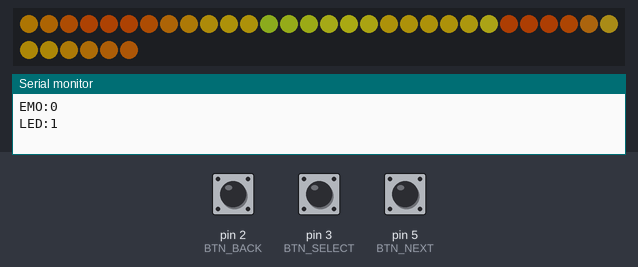
Simulated run of this sketch. Board: Arduino Uno, built with avr-gcc and run on an emulated ATmega328P. On the bench: 36 RGB LEDs in strip order, left to right, continuing on the next row, the last lines printed to the serial monitor. The test bench sets the inputs (shaded band); at power-on: pin 5 (BTN_NEXT) HIGH, pin 2 (BTN_BACK) HIGH, pin 3 (BTN_SELECT) HIGH. Dim RGB values are drawn brighter than linear.

Above: at 1.2 s.
1.3 s: pin 5 (BTN_NEXT) pulled LOW for 0.15 s
At 1.71 s:
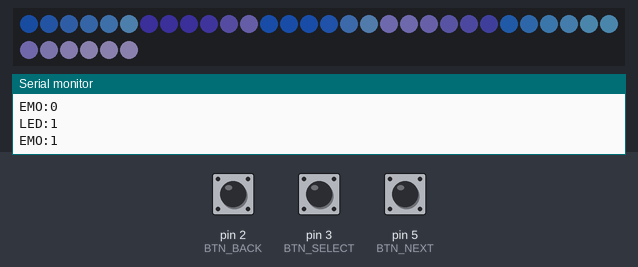
2.0 s: pin 5 (BTN_NEXT) pulled LOW for 1 s
At 2.34 s:
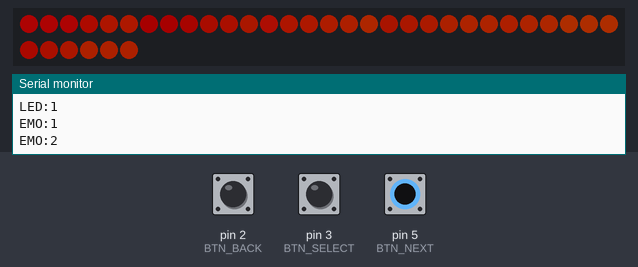
3.6 s: pin 2 (BTN_BACK) pulled LOW for 0.15 s
At 3.9 s:
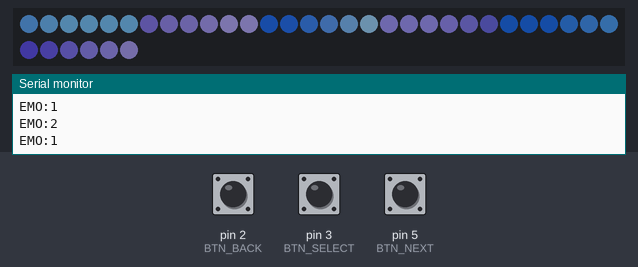
4.3 s: pin 2 (BTN_BACK) pulled LOW for 1 s
At 5.46 s:
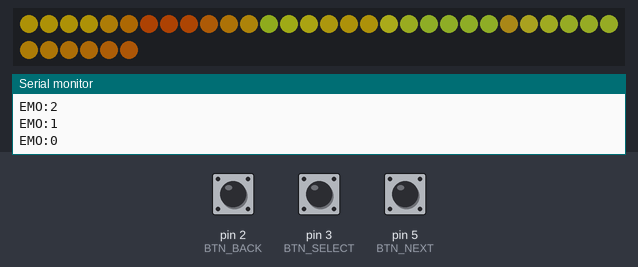
5.9 s: pin 2 (BTN_BACK) pulled LOW for 0.15 s
At 6.09 s:
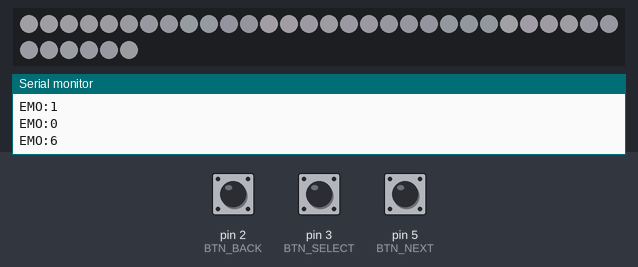
6.6 s: pin 2 (BTN_BACK) pulled LOW for 3.2 s
At 9.15 s:
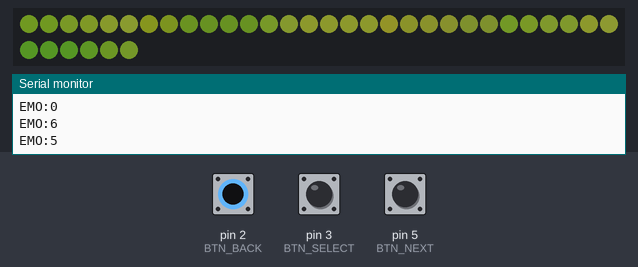
Timing chart, 0 to 10.7 s (numbered marks = the images above; inputs shaded):
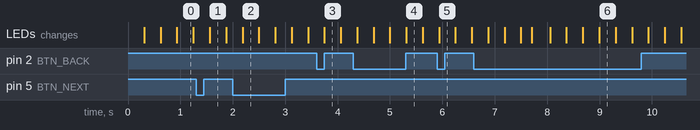

Measured:
- after the input at 1.3 s, the LEDs: change after 0.26 s (image 1)
- after the input at 2.0 s, the LEDs: change after 0.19 s (image 2)
- after the input at 3.6 s, the LEDs: change after 0.15 s (image 3)
- after the input at 4.3 s, the LEDs: first change after 0.07 s (image 4 shows a later state)
- after the input at 5.9 s, the LEDs: change at once (image 5)
- after the input at 6.6 s, the LEDs: first change after 0.28 s (image 6 shows a later state)

The sketch:

nano_neopixel_switch_test.ino
```cpp
/*
 * NeoPixel + 키보드 스위치 테스트
 *
 * - Back(D2) / Next(D5): 0~6 감정 라이트 효과 순환 (이전 / 다음)
 * - Select(D3): 전체 NeoPixel 끄기 ↔ 켜기 토글 (켜져 있을 때만 색 표시)
 *
 * INPUT_PULLUP — 누름 = LOW. 팔레트는 nano_neopixel_emotion_test.ino 와 맞춰 두었음(동기화 유지).
 *
 * 감정 번호 (절대 삭제·축약하지 말 것):
 *   0 = JOY  1 = SADNESS  2 = ANGER  3 = FEAR  4 = LOVE  5 = DISGUST  6 = NEUTRAL
 *
 * USB 시리얼(115200): 라즈베리파이가 읽어 e-ink 에 표시
 *   EMO:<0-6>  — 감정 변경 시
 *   LED:<0|1> — Select 로 전체 끔(0) / 켬(1) 시
 */

#include <Adafruit_NeoPixel.h>

#define BTN_BACK 2
#define BTN_SELECT 3
#define BTN_NEXT 5

#define NEOPIXEL_PIN 7
#define NUM_PIXELS 36
#define GROUP_SIZE 6
#define BRIGHTNESS_MAX 50

#define BREATH_SPEED 0.0021f
#define BREATH_AMP 0.50f
#define BREATH_SHIMMER_AMP 0.14f
#define BREATH_SHIMMER_MULT 2.55f

#define BTN_COOLDOWN_MS 220U

// USB→라즈베리 수신 경로 확인용. 1로 두고 업로드하면 loop()에서 주기적으로 LINK:줄을 보냄.
// Pi에서 바이트가 전혀 안 보일 때(충전 전용 케이블·다른 tty·펌웨어 미적용) 구분에 사용. 확인 후 0으로 되돌릴 것.
#define SERIAL_LINK_TEST 0

#if (NUM_PIXELS % GROUP_SIZE) != 0
#error "NUM_PIXELS must be a multiple of GROUP_SIZE"
#endif

#define NUM_GROUPS (NUM_PIXELS / GROUP_SIZE)

Adafruit_NeoPixel strip(NUM_PIXELS, NEOPIXEL_PIN, NEO_GRB + NEO_KHZ800);

typedef struct {
  uint8_t rs, gs, bs;
  uint8_t re, ge, be;
} SegGrad;

static void lerpRgb(const SegGrad *sg, float t, uint8_t *r, uint8_t *g, uint8_t *b) {
  if (t < 0.0f) {
    t = 0.0f;
  }
  if (t > 1.0f) {
    t = 1.0f;
  }
  *r = (uint8_t)((float)sg->rs + ((float)sg->re - (float)sg->rs) * t);
  *g = (uint8_t)((float)sg->gs + ((float)sg->ge - (float)sg->gs) * t);
  *b = (uint8_t)((float)sg->bs + ((float)sg->be - (float)sg->bs) * t);
}

// ---- 팔레트 (nano_neopixel_emotion_test.ino 와 동일하게 유지) ----------------
static const SegGrad JOY_SEGS[NUM_GROUPS] = {
    {255, 212, 12, 255, 98, 8},
    {255, 98, 8, 255, 212, 18},
    {200, 242, 42, 255, 212, 18},
    {255, 212, 18, 208, 252, 58},
    {255, 92, 6, 215, 245, 52},
    {255, 198, 14, 255, 128, 12},
};

static const SegGrad SADNESS_SEGS[NUM_GROUPS] = {
    {22, 72, 168, 125, 200, 255},
    {52, 42, 132, 182, 172, 255},
    {32, 98, 215, 158, 215, 255},
    {165, 155, 252, 38, 42, 118},
    {26, 92, 198, 108, 192, 250},
    {72, 62, 178, 202, 188, 255},
};

static const SegGrad LOVE_SEGS[NUM_GROUPS] = {
    {255, 22, 18, 255, 95, 8},
    {255, 48, 95, 190, 12, 22},
    {255, 105, 12, 255, 125, 118},
    {195, 14, 20, 255, 78, 18},
    {255, 35, 88, 255, 100, 28},
    {255, 88, 105, 175, 8, 18},
};

static const SegGrad ANGER_SEGS[NUM_GROUPS] = {
    {255, 10, 7, 255, 58, 0},
    {205, 3, 4, 250, 52, 0},
    {255, 20, 8, 255, 65, 0},
    {185, 3, 5, 255, 55, 0},
    {255, 32, 10, 255, 68, 0},
    {220, 6, 5, 248, 48, 2},
};

static const SegGrad FEAR_SEGS[NUM_GROUPS] = {
    {95, 38, 175, 175, 85, 235},
    {105, 103, 115, 82, 80, 92},
    {125, 48, 195, 58, 32, 118},
    {118, 116, 128, 92, 90, 102},
    {72, 35, 165, 195, 95, 245},
    {98, 96, 108, 72, 70, 88},
};

// (백업) 예전 SURPRISE 팔레트 — 7감정 매핑에서는 미사용. 삭제 금지.
static const SegGrad SURPRISE_SEGS_BACKUP[NUM_GROUPS] __attribute__((unused)) = {
    {165, 12, 95, 255, 45, 210},
    {255, 35, 175, 255, 145, 235},
    {95, 8, 72, 255, 65, 225},
    {255, 55, 195, 210, 25, 145},
    {200, 20, 140, 255, 110, 245},
    {240, 40, 185, 255, 165, 250},
};

static const SegGrad DISGUST_SEGS_V1_BACKUP[NUM_GROUPS] __attribute__((unused)) = {
    {70, 115, 45, 110, 145, 65},
    {100, 135, 55, 55, 95, 40},
    {85, 125, 50, 120, 150, 70},
    {60, 105, 42, 95, 130, 58},
    {115, 140, 62, 75, 110, 48},
    {90, 128, 52, 105, 138, 60},
};

static const SegGrad DISGUST_SEGS[NUM_GROUPS] = {
    {88, 118, 28, 118, 132, 42},
    {105, 108, 26, 62, 88, 24},
    {75, 115, 30, 112, 122, 38},
    {115, 110, 32, 72, 82, 26},
    {95, 122, 34, 125, 128, 44},
    {65, 108, 26, 102, 115, 36},
};

// NEUTRAL: 차분한 웜그레이·실버 (채도 낮음, 중립 톤)
static const SegGrad NEUTRAL_SEGS[NUM_GROUPS] = {
    {188, 188, 192, 155, 155, 162},
    {175, 178, 185, 148, 150, 158},
    {200, 196, 200, 168, 165, 172},
    {165, 168, 175, 135, 138, 145},
    {195, 192, 198, 160, 158, 168},
    {178, 180, 186, 152, 150, 158},
};

static const SegGrad *const EMOTION_SEGS[7] = {
    JOY_SEGS,
    SADNESS_SEGS,
    ANGER_SEGS,
    FEAR_SEGS,
    LOVE_SEGS,
    DISGUST_SEGS,
    NEUTRAL_SEGS,
};

static uint8_t currentEmotion = 0;
static bool lightsOn = true;

static bool readPressed(uint8_t pin) {
  return digitalRead(pin) == LOW;
}

static void emitSerialState() {
  Serial.print(F("EMO:"));
  Serial.println(currentEmotion);
  Serial.print(F("LED:"));
  Serial.println(lightsOn ? 1 : 0);
}

void setup() {
  Serial.begin(115200);
  pinMode(BTN_BACK, INPUT_PULLUP);
  pinMode(BTN_SELECT, INPUT_PULLUP);
  pinMode(BTN_NEXT, INPUT_PULLUP);

  strip.begin();
  strip.setBrightness(BRIGHTNESS_MAX);
  strip.clear();
  strip.show();

  delay(80);
  emitSerialState();
}

void loop() {
  static bool prevBack = false;
  static bool prevSel = false;
  static bool prevNext = false;
  static unsigned long lastBtnMs = 0;

#if SERIAL_LINK_TEST
  static unsigned long lastLinkMs = 0;
  {
    unsigned long t = millis();
    if (t - lastLinkMs >= 4000UL) {
      lastLinkMs = t;
      Serial.println(F("LINK:OK"));
    }
  }
#endif

  unsigned long now = millis();
  bool canAct = (now - lastBtnMs) >= BTN_COOLDOWN_MS;

  bool bBack = readPressed(BTN_BACK);
  bool bSel = readPressed(BTN_SELECT);
  bool bNext = readPressed(BTN_NEXT);

  if (canAct) {
    if (bBack && !prevBack) {
      currentEmotion = (uint8_t)((currentEmotion + 6) % 7);
      lastBtnMs = now;
      Serial.print(F("EMO:"));
      Serial.println(currentEmotion);
    } else if (bNext && !prevNext) {
      currentEmotion = (uint8_t)((currentEmotion + 1) % 7);
      lastBtnMs = now;
      Serial.print(F("EMO:"));
      Serial.println(currentEmotion);
    } else if (bSel && !prevSel) {
      lightsOn = !lightsOn;
      lastBtnMs = now;
      Serial.print(F("LED:"));
      Serial.println(lightsOn ? 1 : 0);
    }
  }

  prevBack = bBack;
  prevSel = bSel;
  prevNext = bNext;

  if (!lightsOn) {
    for (uint16_t i = 0; i < NUM_PIXELS; i++) {
      strip.setPixelColor(i, 0, 0, 0);
    }
    strip.show();
    delay(16);
    return;
  }

  const SegGrad *segs = EMOTION_SEGS[currentEmotion];
  float t = (float)millis() * BREATH_SPEED;

  for (uint16_t i = 0; i < NUM_PIXELS; i++) {
    uint8_t g = (uint8_t)(i / GROUP_SIZE);
    uint8_t local = (uint8_t)(i % GROUP_SIZE);
    float u = (GROUP_SIZE <= 1) ? 0.0f : (float)local / (float)(GROUP_SIZE - 1);

    float breath = BREATH_AMP * sin(t + (float)g * 0.85f);
    breath += BREATH_SHIMMER_AMP * sin(t * BREATH_SHIMMER_MULT + (float)g * 1.15f + (float)local * 0.65f);
    float uu = u + breath;
    if (uu < 0.0f) {
      uu = 0.0f;
    }
    if (uu > 1.0f) {
      uu = 1.0f;
    }

    uint8_t r, gc, b;
    lerpRgb(&segs[g], uu, &r, &gc, &b);
    strip.setPixelColor(i, r, gc, b);
  }

  strip.show();
  delay(16);
}
```
